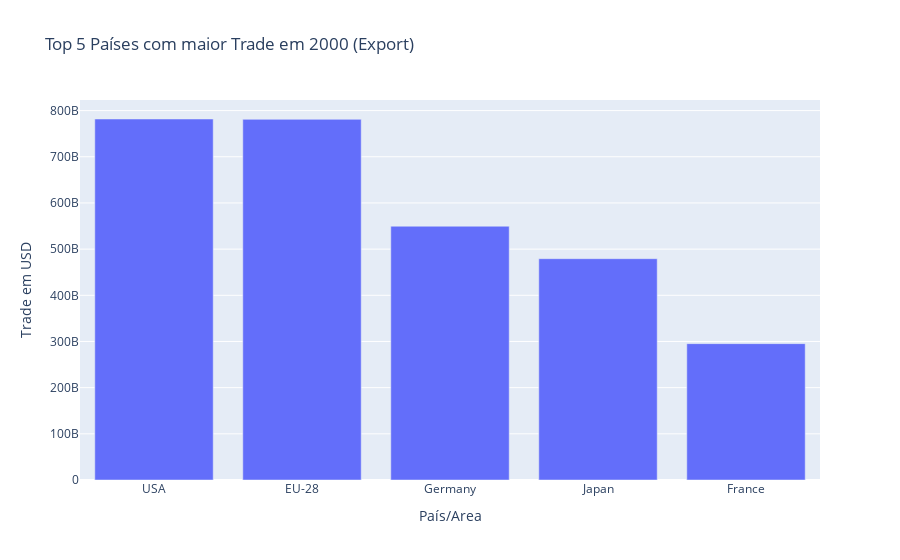

Write notebook code for a chart like this one.
### Code cell
import plotly.express as px

def interactive_plot(dataframe, year, flow):

    filtered_df = dataframe[(dataframe['Year'] == year) & (dataframe['Flow'] == flow)]

    top_countries = filtered_df.sort_values('Trade (USD)', ascending=False).head(5)

    fig = px.bar(top_countries, x='Country or Area', y='Trade (USD)',
                 title=f"Top 5 Países com maior Trade em {year} ({flow})",
                 labels={'Trade (USD)': 'Trade em USD', 'Country or Area': 'País/Area'})
    fig.show()

interactive_plot(commodities, 2000, 'Export')

### Figure 1 — Plotly figure (JSON) as saved in the notebook; plotly's stock layout.template omitted (floating-point values rounded to 4 significant figures)
{"data": [{"alignmentgroup": "True", "hovertemplate": "País/Area=%{x}<br>Trade em USD=%{y}<extra></extra>", "legendgroup": "", "marker": {"color": "#636efa", "pattern": {"shape": ""}}, "name": "", "offsetgroup": "", "orientation": "v", "showlegend": false, "textposition": "auto", "type": "bar", "x": ["USA", "EU-28", "Germany", "Japan", "France"], "xaxis": "x", "y": [781830672843, 781049747114, 549606741000, 479275540084, 295345419474], "yaxis": "y"}], "layout": {"barmode": "relative", "legend": {"tracegroupgap": 0}, "title": {"text": "Top 5 Países com maior Trade em 2000 (Export)"}, "xaxis": {"anchor": "y", "domain": [0, 1], "title": {"text": "País/Area"}}, "yaxis": {"anchor": "x", "domain": [0, 1], "title": {"text": "Trade em USD"}}}}
